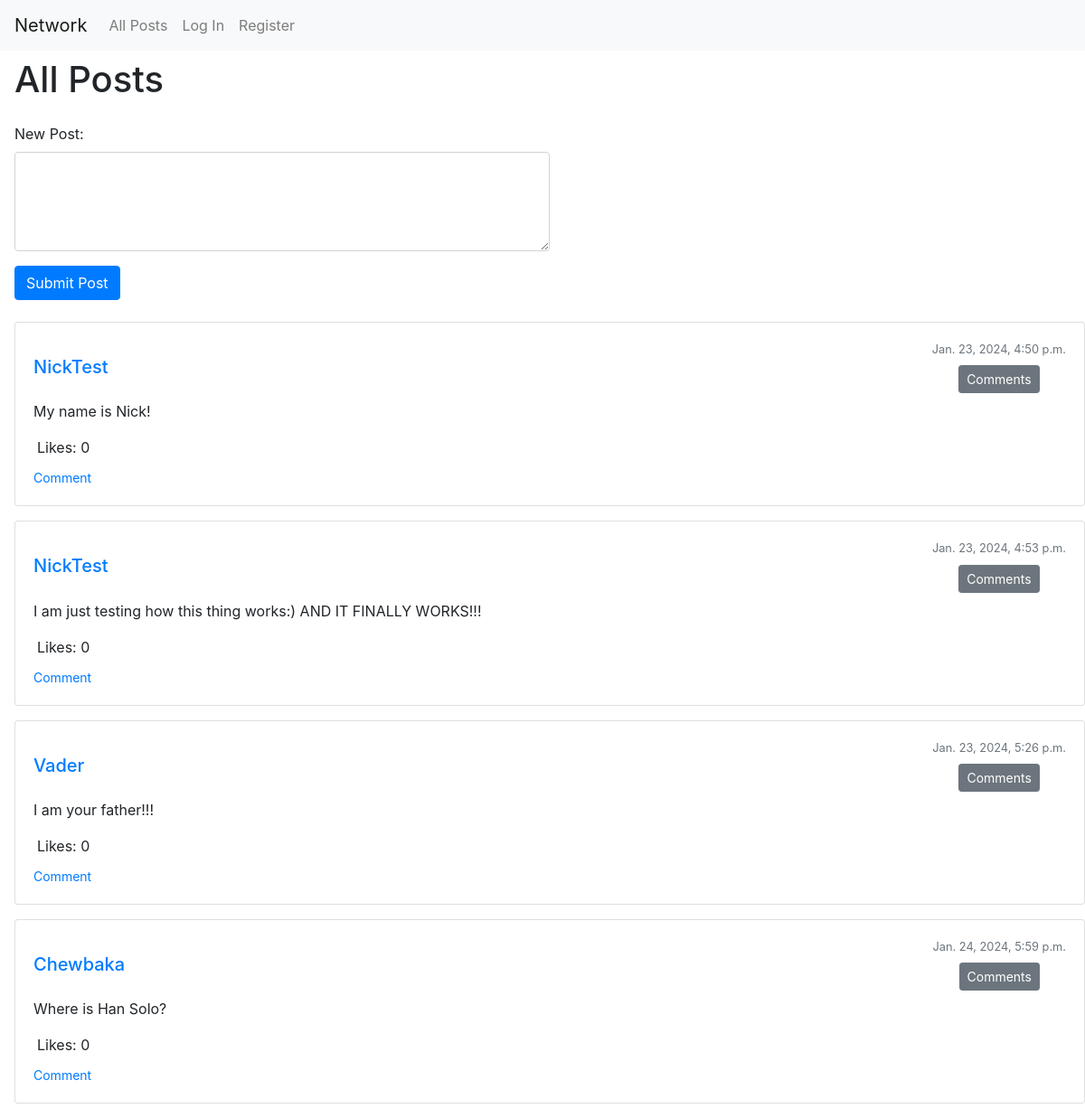
The app's page /, older data.
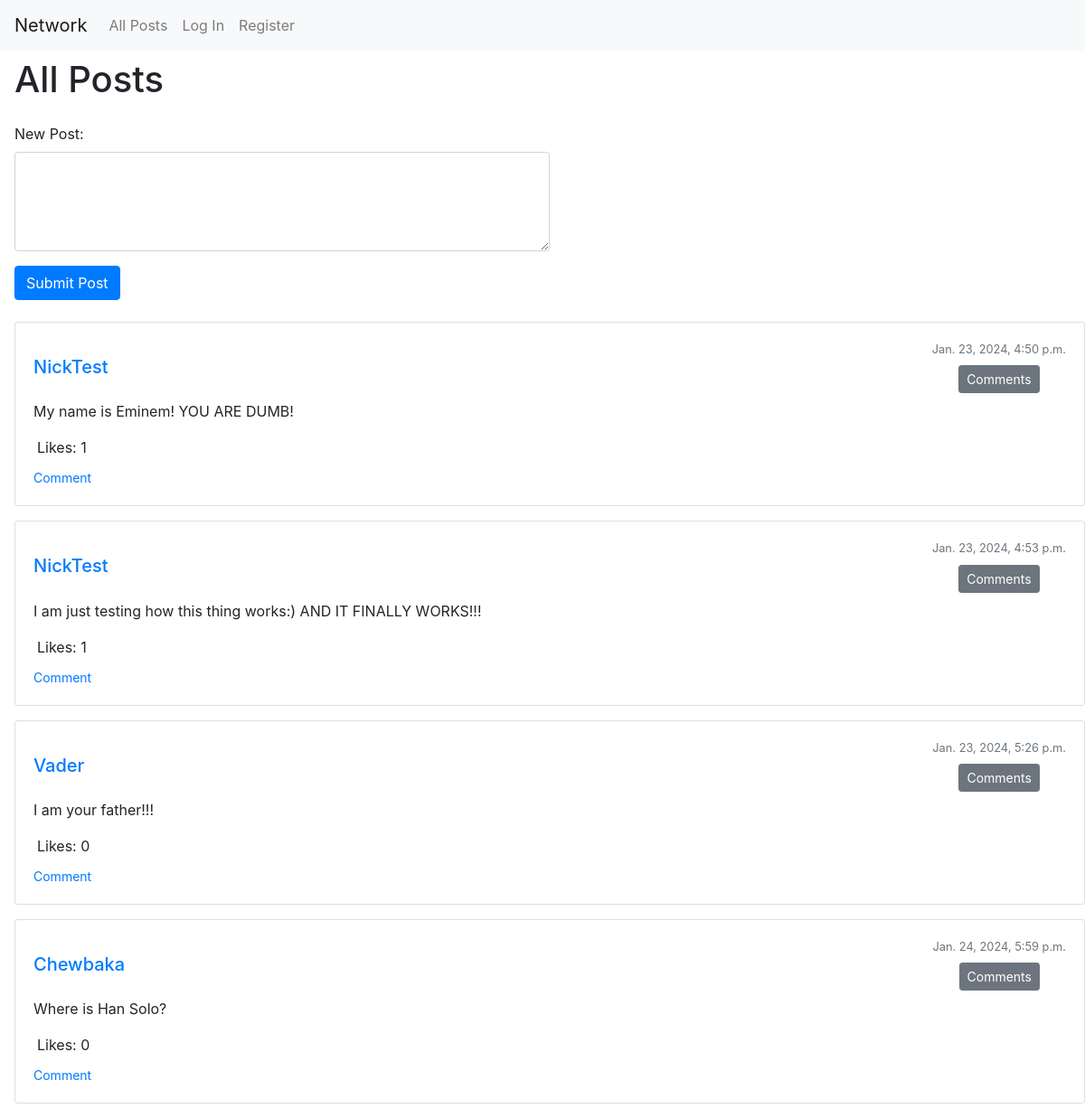
The same page, newer data.
### network/models.py (models this page shows, shortened)
class Posts(models.Model):
    creator = models.ForeignKey(
        User, on_delete=models.CASCADE, related_name='creator')
    post_text = models.TextField(blank=False, null=True)
    date = models.DateTimeField()
    liked_by_users = models.ManyToManyField(
        User, blank=True, related_name='liked_posts')
    def get_total_likes(self):
        return self.liked_by_users.count()

class User(AbstractUser):
    subscriptions = models.ManyToManyField(
        'self', symmetrical=False, blank=True, related_name='subscribers')

### network/views.py (the view)
# urls.py: path("", views.index, name="index"),
def index(request):
    if request.method == "POST":
        creator = request.user
        date = datetime.now()
        text = request.POST.get('post_content', '')
        new_post = Posts(creator=creator, date=date, post_text=text)
        new_post.save()
        return HttpResponseRedirect(reverse("index"))
    else:
        posts = Posts.objects.all()
        return render(request, "network/index.html", {
            'posts':posts,
        })

### network/templates/network/index.html (shortened to what this page needs)
{% extends "network/layout.html" %}
{% load static %}
{% block body %}
<div class="mt-2 ml-3">
    <h1 class="mb-4">All Posts</h1>
    <div class="mb-4">
        <form method="post" action="#" id="new-post-form">
            <div class="form-group">
                <label for="post_content">New Post:</label>
                <textarea class="form-control w-50" id="post_content" name="post_content" rows="4" required></textarea>
            </div>
            <button type="submit" class="btn btn-primary">Submit Post</button>
        </form>
    </div>
    {% for post in posts %}
        <div class="card mb-3" id="post-{{ post.id }}">
            <div class="card-body">
                <div class="d-flex justify-content-between align-items-center mb-2">
                    <div class="d-flex flex-column align-items-start align-items-center">
                        <a href="{% url 'display_profile' post.creator.id %}">
                            <h5 class="card-title mb-0">{{ post.creator }}</h5>
                        </a>
                    </div>
                    <div class="d-flex flex-column align-items-end align-items-center">
                        <small class="text-muted">{{ post.date }}</small>
                        <button class="btn btn-secondary btn-sm mt-2 check-commetns-btn" data-post-id="{{ post.id }}">Comments</button>
                    </div>
                </div>
                <p class="card-text">{{ post.post_text }}</p>
                <div class="d-flex align-items-center mb-2">
                    <p class="like-num ml-1 mb-0" data-like-number="{{post.get_total_likes}}">Likes: {{ post.get_total_likes }}</p>
                </div>
                <button class="btn btn-link btn-sm text-primary p-0 border-0 comment-btn" data-post-id="{{ post.id }}">
                            Comment
                </button>
            </div>
        </div>
    {% endfor %}
</div>
{% endblock %}

### network/templates/network/layout.html (shortened to what this page needs)
{% load static %}
<!DOCTYPE html>
<html lang="en">
    <head>
        <link rel="stylesheet" href="https://stackpath.bootstrapcdn.com/bootstrap/4.4.1/css/bootstrap.min.css">
         <link rel="stylesheet" href="https://cdn.jsdelivr.net/npm/bootstrap-icons@1.11.3/font/bootstrap-icons.min.css">
        <link href="{% static 'network/styles.css' %}" rel="stylesheet">
    </head>
    <body>
        <nav class="navbar navbar-expand-lg navbar-light bg-light">
            <a class="navbar-brand" href="#">Network</a>
            <div>
              <ul class="navbar-nav mr-auto">
                <li class="nav-item">
                  <a class="nav-link" href="{% url 'index' %}">All Posts</a>
                </li>
                {% if user.is_authenticated %}
                    <li class="nav-item">
                        <a class="nav-link" href="{% url 'my_followings' %}">Following</a>
                    </li>
                    <li class="nav-item">
                        <a class="nav-link" href="{% url 'logout' %}">Log Out</a>
                    </li>
                {% else %}
                    <li class="nav-item">
                        <a class="nav-link" href="{% url 'login' %}">Log In</a>
                    </li>
                    <li class="nav-item">
                        <a class="nav-link" href="{% url 'register' %}">Register</a>
                    </li>
                {% endif %}
              </ul>
            </div>
          </nav>
        <div class="body">
            {% block body %}
            {% endblock %}
        </div>
    </body>
</html>

Row changes from the older to the newer data that the page shows:
changed Posts: post_text "My name is Nick!" → "My name is Eminem! YOU ARE DUMB!"; get_total_likes "0" → "1"
computed for Posts "I am just testing how this thing works:) AND IT FINALLY WORKS!!!": get_total_likes "0" → "1"
